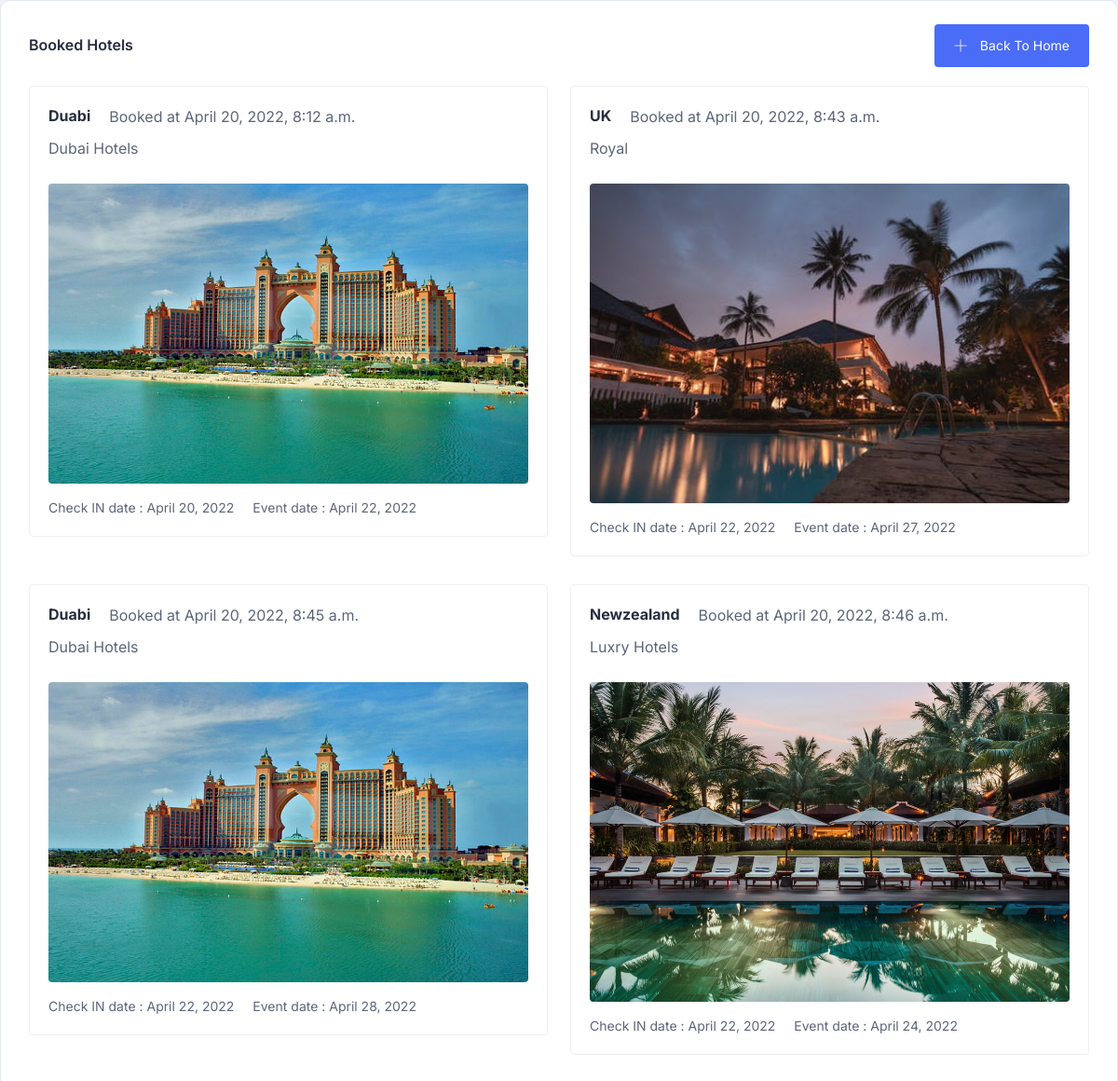
Screenshot of /profile (signed in) with the database file from the repository.
### src/models.py (models this page shows, shortened)
class booking_hotel(models.Model):
    user = models.ForeignKey(User, on_delete=models.CASCADE)
    hotel_id = models.ForeignKey(hotels, on_delete=models.CASCADE)
    event_type_id = models.ForeignKey(event_type, on_delete=models.CASCADE)
    event_description = models.TextField()
    check_in = models.DateField()
    event_date = models.DateField()
    booking_date = models.DateTimeField(auto_now_add=True)

class hotels(models.Model):
    name = models.CharField(max_length=100)
    location = models.CharField(max_length=100)
    price = models.PositiveIntegerField(default=0)
    description = models.TextField()
    image1 = models.ImageField(upload_to='images/')

### src/views.py (the view)
# urls.py: path('profile', profile, name='profile'),
@login_required(login_url='signin')
def profile(request):
    get_prof=booking_hotel.objects.filter(user=request.user)
    context={
        'bookings':get_prof
    }
    return render(request , 'profile.html' , context)

### src/templates/profile.html
{% load static %}
<link rel="stylesheet" href="{% static  'web/assets/css/bootstrap.min.css' %}" />
<link rel="stylesheet" href="{% static  'web/assets/css/LineIcons.css' %}" />
<link rel="stylesheet" href="{% static  'web/assets/css/quill/bubble.css' %}" />
<link rel="stylesheet" href="{% static  'web/assets/css/quill/snow.css' %}" />
<link rel="stylesheet" href="{% static  'web/assets/css/fullcalendar.css' %}" />
<link rel="stylesheet" href="{% static  'web/assets/css/morris.css' %}" />
<link rel="stylesheet" href="{% static  'web/assets/css/vanilla-dataTables.min.css' %}" />
<link rel="stylesheet" href="{% static  'web/assets/css/main.css' %}" />
<div class="card-style mb-30">
    <div
      class="
        title
        d-flex
        align-items-center
        justify-content-between
        flex-wrap
      "
    >
      <h6 class="mb-20">Booked Hotels</h6>
      <a
        href="/"
        class="main-btn btn-sm primary-btn btn-hover mb-20"
      >
        <i class="lni lni-plus mr-10"></i>
        Back To Home
      </a>
    </div>
    <div class="row">
       {% for b in bookings %}
      <div class="col-md-6 col-lg-12 col-xl-6">
        <div class="card-style-6 mb-30">
          <div class="card-meta mb-25">
            <div class="d-flex align-items-center flex-wrap mb-10">
              <h5 class="text-bold mr-20">
                <a href="#0" class="title">{{b.hotel_id.location}}</a>
              </h5>
              <span>Booked at {{b.booking_date}}</span>
            </div>
            <p>{{b.hotel_id.name}}</p>
          </div>
          <div class="card-image">
            <a href="#0">
              <img
                src="{{b.hotel_id.image1.url}}"
                alt=""
              />
            </a>
          </div>
          <div class="card-action">
            <div class="action mr-20">
              <a href="#0">Check IN date : {{b.check_in}} </a>
            </div>
            <div class="action">
              <a href="#0">Event date : {{b.event_date}} </a>
            </div>
          </div>
        </div>
      </div>
      {% endfor %}
    </div>
  </div>

### rows the page displays
booking_hotel: hotel_id.location "Duabi", booking_date "April 20, 2022, 8:12 a.m.", hotel_id.name "Dubai Hotels", hotel_id.image1 (picture), check_in "April 20, 2022", event_date "April 22, 2022"
booking_hotel: hotel_id.location "UK", booking_date "April 20, 2022, 8:43 a.m.", hotel_id.name "Royal", hotel_id.image1 (picture), check_in "April 22, 2022", event_date "April 27, 2022"
booking_hotel: hotel_id.location "Duabi", booking_date "April 20, 2022, 8:45 a.m.", hotel_id.name "Dubai Hotels", hotel_id.image1 (picture), check_in "April 22, 2022", event_date "April 28, 2022"
booking_hotel: hotel_id.location "Newzealand", booking_date "April 20, 2022, 8:46 a.m.", hotel_id.name "Luxry Hotels", hotel_id.image1 (picture), check_in "April 22, 2022", event_date "April 24, 2022"
